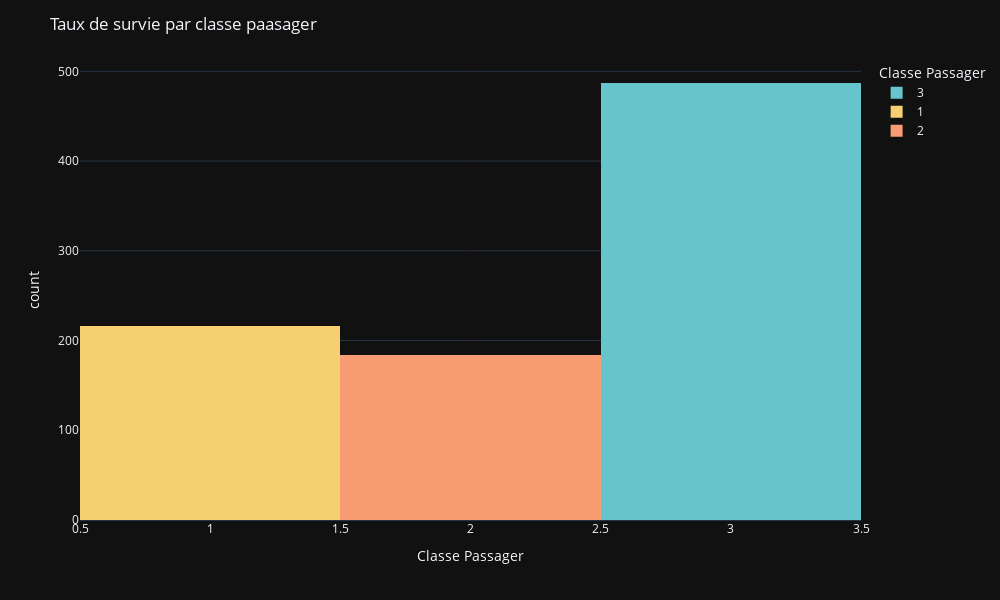

Notebook source saved alongside this figure:
### Code cell
fig=px.histogram(data_frame=df_titanic, 
            x='Pclass',
            color='Pclass',
            labels={'Pclass': 'Classe Passager'},
            color_discrete_sequence=px.colors.qualitative.Pastel,
            )

fig.update_layout(width=1000, height=600, title='Taux de survie par classe paasager', template='plotly_dark')
fig.show()

### Figure 1 — Plotly figure (JSON) as saved in the notebook; plotly's stock layout.template omitted (floating-point values rounded to 4 significant figures; data arrays with more than 128 entries replaced by an {"elided": "..."} marker saying what was removed)
{"data": [{"alignmentgroup": "True", "bingroup": "x", "hovertemplate": "Classe Passager=%{x}<br>count=%{y}<extra></extra>", "legendgroup": "3", "marker": {"color": "rgb(102, 197, 204)", "pattern": {"shape": ""}}, "name": "3", "offsetgroup": "3", "orientation": "v", "showlegend": true, "type": "histogram", "x": {"elided": "487 int values"}, "xaxis": "x", "yaxis": "y"}, {"alignmentgroup": "True", "bingroup": "x", "hovertemplate": "Classe Passager=%{x}<br>count=%{y}<extra></extra>", "legendgroup": "1", "marker": {"color": "rgb(246, 207, 113)", "pattern": {"shape": ""}}, "name": "1", "offsetgroup": "1", "orientation": "v", "showlegend": true, "type": "histogram", "x": {"elided": "216 int values"}, "xaxis": "x", "yaxis": "y"}, {"alignmentgroup": "True", "bingroup": "x", "hovertemplate": "Classe Passager=%{x}<br>count=%{y}<extra></extra>", "legendgroup": "2", "marker": {"color": "rgb(248, 156, 116)", "pattern": {"shape": ""}}, "name": "2", "offsetgroup": "2", "orientation": "v", "showlegend": true, "type": "histogram", "x": {"elided": "184 int values"}, "xaxis": "x", "yaxis": "y"}], "layout": {"barmode": "relative", "height": 600, "legend": {"title": {"text": "Classe Passager"}, "tracegroupgap": 0}, "margin": {"t": 60}, "title": {"text": "Taux de survie par classe paasager"}, "width": 1000, "xaxis": {"anchor": "y", "categoryarray": [3, 1, 2], "categoryorder": "array", "domain": [0, 1], "title": {"text": "Classe Passager"}}, "yaxis": {"anchor": "x", "domain": [0, 1], "title": {"text": "count"}}}}
